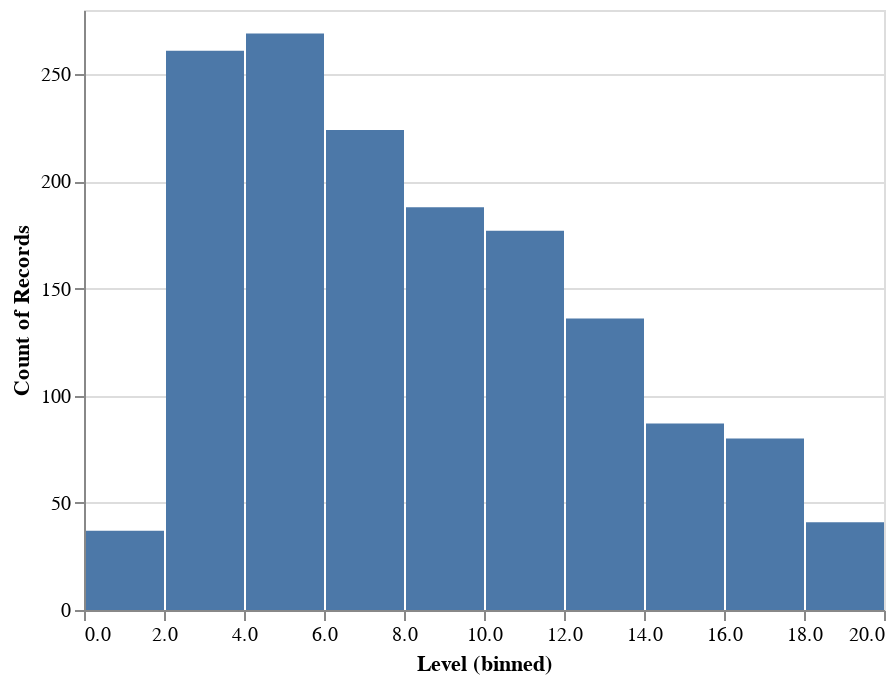

Notebook cell for this chart:
### Code cell
graph_hist = Chart(db.dataframe()).mark_bar().encode(x=X(field='Level',
                                                         type='quantitative',
                                                         bin=alt.BinParams(maxbins=15)),
                                                     y=Y(field='Type', aggregate='count'))

graph_hist

### Figure 1 — Vega-Lite specification as saved in the notebook (floating-point values rounded to 4 significant figures; data arrays with more than 128 entries replaced by an {"elided": "..."} marker saying what was removed)
{"config": {"view": {"continuousWidth": 400, "continuousHeight": 300}}, "data": {"name": "data-9417803894ef6095838424defb154193"}, "mark": "bar", "encoding": {"x": {"bin": {"maxbins": 15}, "field": "Level", "type": "quantitative"}, "y": {"aggregate": "count", "field": "Type"}}, "$schema": "https://vega.github.io/schema/vega-lite/v4.17.0.json", "datasets": {"data-9417803894ef6095838424defb154193": {"elided": "1500 records"}}}
